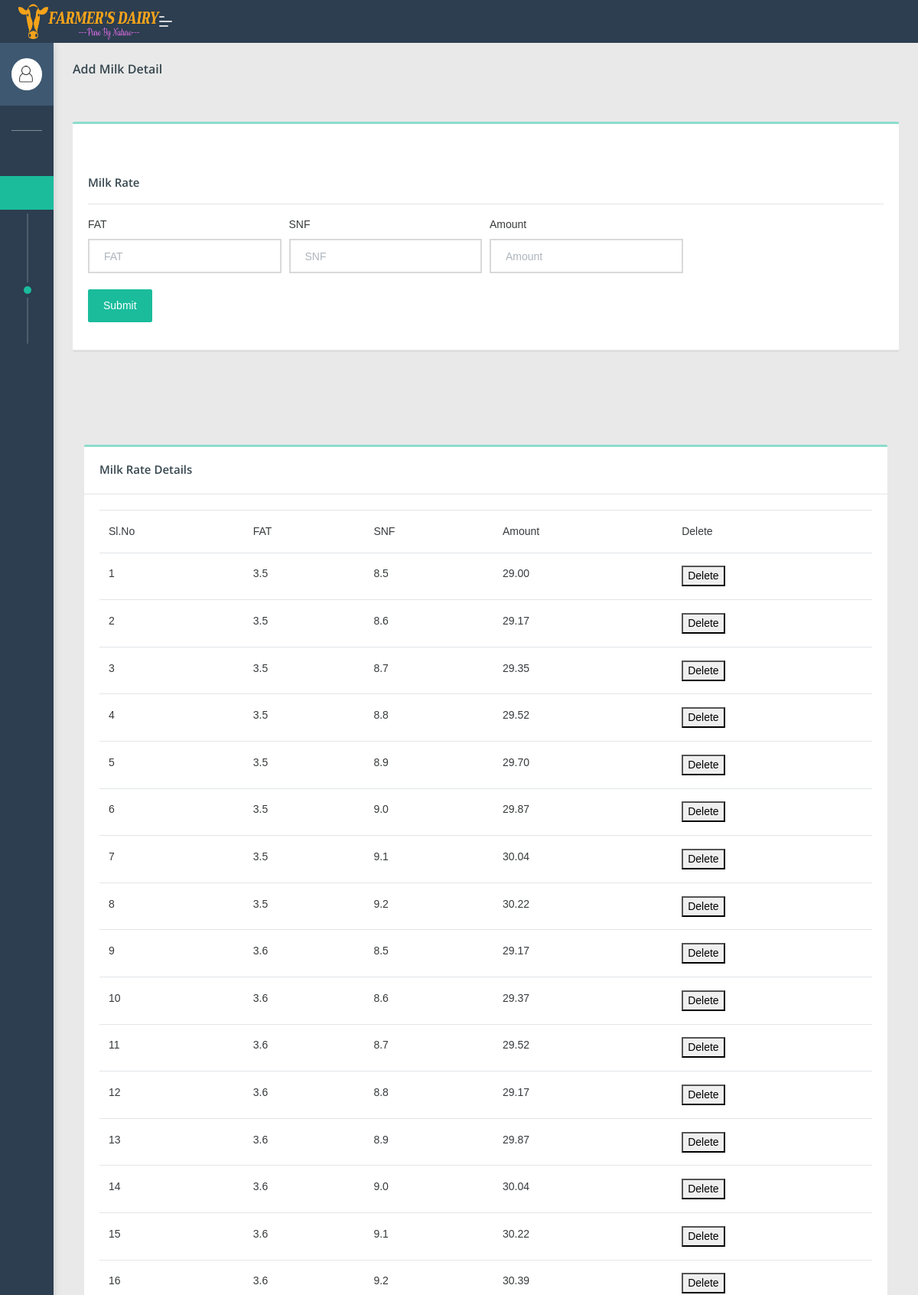
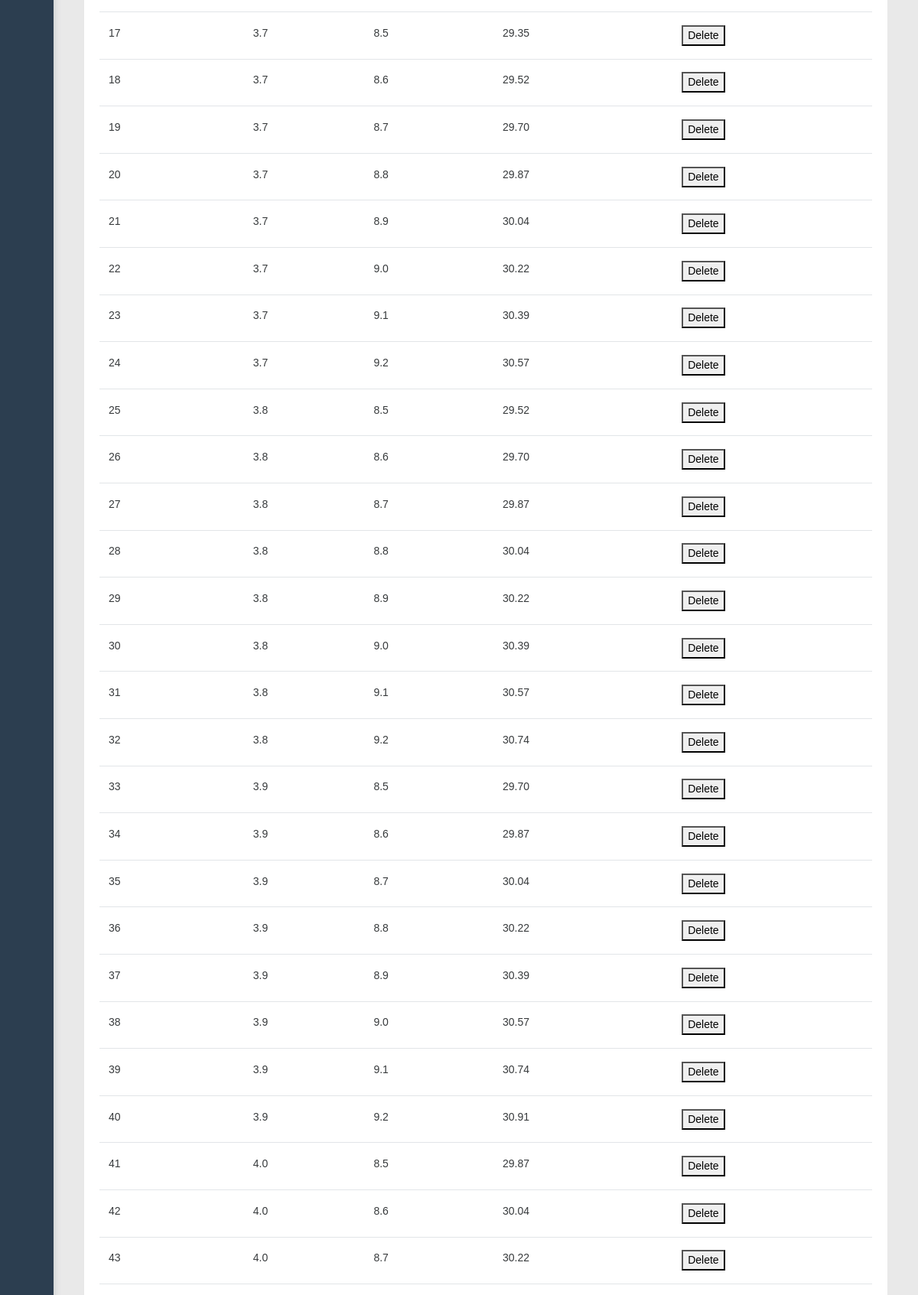
Screenshot of /admin/rate.php (upper part) with the database file from the repository (2 pictures, top to bottom).
### tables this page shows
CREATE TABLE `add_rate` (
  `r_id` int(100) NOT NULL,
  `fat` varchar(100) NOT NULL,
  `snf` varchar(100) NOT NULL,
  `amount` varchar(100) NOT NULL
);

### admin/rate.php (the view, shortened to what this page needs)
<!DOCTYPE html>
<html lang="en">
<head>
    <link rel="stylesheet" href="assets/css/style.css">
</head>
<body class="">
	<nav class="pcoded-navbar  ">
		<div class="navbar-wrapper  ">
			<div class="navbar-content scroll-div " >
				<div class="">
					<div class="main-menu-header">
						<img class="img-radius" src="assets/images/user/avatar-2.jpg" alt="User-Profile-Image">
						<div class="user-details">
						</div>
					</div>
				</div>
				<ul class="nav pcoded-inner-navbar ">
					<li class="nav-item pcoded-menu-caption">
					</li>
					<li class="nav-item">
					    <a href="main.php" class="nav-link "><span class="pcoded-micon"><i class="feather icon-home"></i></span><span class="pcoded-mtext">Dashboard</span></a>
					</li>
					<li class="nav-item pcoded-hasmenu">
					    <a href="#!" class="nav-link "><span class="pcoded-micon"><i class="feather icon-align-justify"></i></span><span class="pcoded-mtext">Dippo Details</span></a>
					    <ul class="pcoded-submenu">
					       <li><a href="adddippo.php">Add Dippo</a></li>
					<li><a href="viewdippo.php">View Dippo</a></li>
					<li><a href="rate.php">Add Rate</a></li>
					<li><a href="viewrate.php">View Rate</a></li>
					    </ul>
					</li>
					<li class="nav-item">
					    <a href="viewmilk.php" class="nav-link "><span class="pcoded-micon"><i class="feather icon-align-justify"></i></span><span class="pcoded-mtext">Milk Details</span></a>
					</li>
					<li class="nav-item pcoded-hasmenu">
					    <a href="#!" class="nav-link "><span class="pcoded-micon"><i class="feather icon-align-justify"></i></span><span class="pcoded-mtext">Manage Dippo</span></a>
					</li>
					<li class="nav-item">
					    <a href="viewfeed.php" class="nav-link "><span class="pcoded-micon"><i class="feather icon-align-justify"></i></span><span class="pcoded-mtext">View Feedback</span></a>
					</li>
				</ul>
			</div>
		</div>
	</nav>
	<header class="navbar pcoded-header navbar-expand-lg navbar-light header-dark">
				<div class="m-header">
					<a class="mobile-menu" id="mobile-collapse" href="#!"><span></span></a>
					<a href="#!" class="b-brand">
						<img src="assets/images/67.png" width="190px" height="50px" class="logo">
					</a>
				</div>
				<div class="collapse navbar-collapse">
					<ul class="navbar-nav mr-auto">
						<li class="nav-item">
							<a href="#!" class="pop-search"><i class="feather icon-search"></i></a>
						</li>
					</ul>
					<ul class="navbar-nav ml-auto">
						<li>
							<div class="dropdown drp-user">
								<a href="#" class="dropdown-toggle" data-toggle="dropdown">
									<i class="feather icon-user"></i>
								</a>
							</div>
						</li>
					</ul>
				</div>
	</header>
<section class="pcoded-main-container">
    <div class="pcoded-content">
        <div class="page-header">
            <div class="page-block">
                <div class="row align-items-center">
                    <div class="col-md-12">
                        <div class="page-header-title">
                            <h5 class="m-b-10">Add Milk Detail</h5>
                        </div>
                        <ul class="breadcrumb">
                            <li class="breadcrumb-item"><a href="main.php"><i class="feather icon-home"></i></a></li>
                        </ul>
                    </div>
                </div>
            </div>
        </div>
        <div class="row">
            <div class="col-sm-12">
                <div class="card">
                    <div class="card-header">
                       <h5 class="mt-5">Milk Rate</h5>
                        <hr>
                        <form class="needs-validation" action="#" method="post">
                            <div class="form-row">
                                <div class="col-md-3">
                                    <label for="validationCustom01">FAT</label>
                                    <input type="text" class="form-control" id="validationCustom01" name="fat" placeholder="FAT" required>
                                </div>
                                <div class="col-md-3">
                                    <label for="validationCustom02">SNF</label>
                                    <input type="text" class="form-control" id="validationCustom02" name="snf" placeholder="SNF" required>
                                </div>
								<div class="col-md-3">
                                    <label for="validationCustom02">Amount</label>
                                    <input type="text" class="form-control" id="validationCustom03" name="amount" placeholder="Amount" required>
                                </div>
                            </div>
							<br>
                            <div class="form-row">
							 <div class="form-group col-md-2">
                            <button type="submit" name="save" class="btn  btn-primary">Submit</button>
							</div>
							</div>
                        </form>
                        </div>
                    </div>
                </div>
            </div>
        </div>
</section>
<section class="pcoded-main-container" style="margin-top:-300px;">
    <div class="pcoded-content">
            <div class="col-md-12">
                <div class="card">
                    <div class="card-header">
                        <h5>Milk Rate Details</h5>
                    </div>
                    <div class="card-body table-border-style">
                        <div class="table-responsive">
                            <table class="table table-hover">
                                <thead>
                                <td>Sl.No</td>
                                <td>FAT</td>
                                <td>SNF</td>
                                <td>Amount</td>
                                <td>Delete</td>
								</thead>
                                <tbody>
								<?php
								include 'config.php';
								$sql1="select * from add_rate";
								$result1=mysqli_query($con,$sql1);
								$num1=mysqli_num_rows($result1);
								$sI=0;
								if($num1>0)
								{
									while($row1=mysqli_fetch_array($result1))
									{
										$sI+=1;
										$fat=$row1['fat'];
										$snf=$row1['snf'];
										$amount=$row1['amount'];
										?>
                                    <tr>
									<td><?php echo $sI; ?></td>
									<td><?php echo $fat; ?></td>
									<td><?php echo $snf; ?></td>
									<td><?php echo $amount; ?></td>
									<td>
									<form action="#" method="post">
									<button name="delete" type="submit">Delete</button>
									</form>
									</td>
									</tr>
								<?php
									}
								}
								?>
                                </tbody>
                            </table>
                        </div>
                    </div>
                </div>
            </div>
        </div>
</section>
</body>
</html>

### rows the page displays
add_rate: fat "3.5", snf "8.5", amount "29.00"
add_rate: fat "3.5", snf "8.6", amount "29.17"
add_rate: fat "3.5", snf "8.7", amount "29.35"
add_rate: fat "3.5", snf "8.8", amount "29.52"
add_rate: fat "3.5", snf "8.9", amount "29.70"
add_rate: fat "3.5", snf "9.0", amount "29.87"
add_rate: fat "3.5", snf "9.1", amount "30.04"
add_rate: fat "3.5", snf "9.2", amount "30.22"
add_rate: fat "3.6", snf "8.5", amount "29.17"
add_rate: fat "3.6", snf "8.6", amount "29.37"
add_rate: fat "3.6", snf "8.7", amount "29.52"
add_rate: fat "3.6", snf "8.8", amount "29.17"
add_rate: fat "3.6", snf "8.9", amount "29.87"
add_rate: fat "3.6", snf "9.0", amount "30.04"
add_rate: fat "3.6", snf "9.1", amount "30.22"
add_rate: fat "3.6", snf "9.2", amount "30.39"
add_rate: fat "3.7", snf "8.5", amount "29.35"
add_rate: fat "3.7", snf "8.6", amount "29.52"
add_rate: fat "3.7", snf "8.7", amount "29.70"
add_rate: fat "3.7", snf "8.8", amount "29.87"
add_rate: fat "3.7", snf "8.9", amount "30.04"
add_rate: fat "3.7", snf "9.0", amount "30.22"
add_rate: fat "3.7", snf "9.1", amount "30.39"
add_rate: fat "3.7", snf "9.2", amount "30.57"
add_rate: fat "3.8", snf "8.5", amount "29.52"
add_rate: fat "3.8", snf "8.6", amount "29.70"
add_rate: fat "3.8", snf "8.7", amount "29.87"
add_rate: fat "3.8", snf "8.8", amount "30.04"
add_rate: fat "3.8", snf "8.9", amount "30.22"
add_rate: fat "3.8", snf "9.0", amount "30.39"
add_rate: fat "3.8", snf "9.1", amount "30.57"
add_rate: fat "3.8", snf "9.2", amount "30.74"
add_rate: fat "3.9", snf "8.5", amount "29.70"
add_rate: fat "3.9", snf "8.6", amount "29.87"
add_rate: fat "3.9", snf "8.7", amount "30.04"
add_rate: fat "3.9", snf "8.8", amount "30.22"
add_rate: fat "3.9", snf "8.9", amount "30.39"
add_rate: fat "3.9", snf "9.0", amount "30.57"
add_rate: fat "3.9", snf "9.1", amount "30.74"
add_rate: fat "3.9", snf "9.2", amount "30.91"
add_rate: fat "4.0", snf "8.5", amount "29.87"
add_rate: fat "4.0", snf "8.6", amount "30.04"
add_rate: fat "4.0", snf "8.7", amount "30.22"
